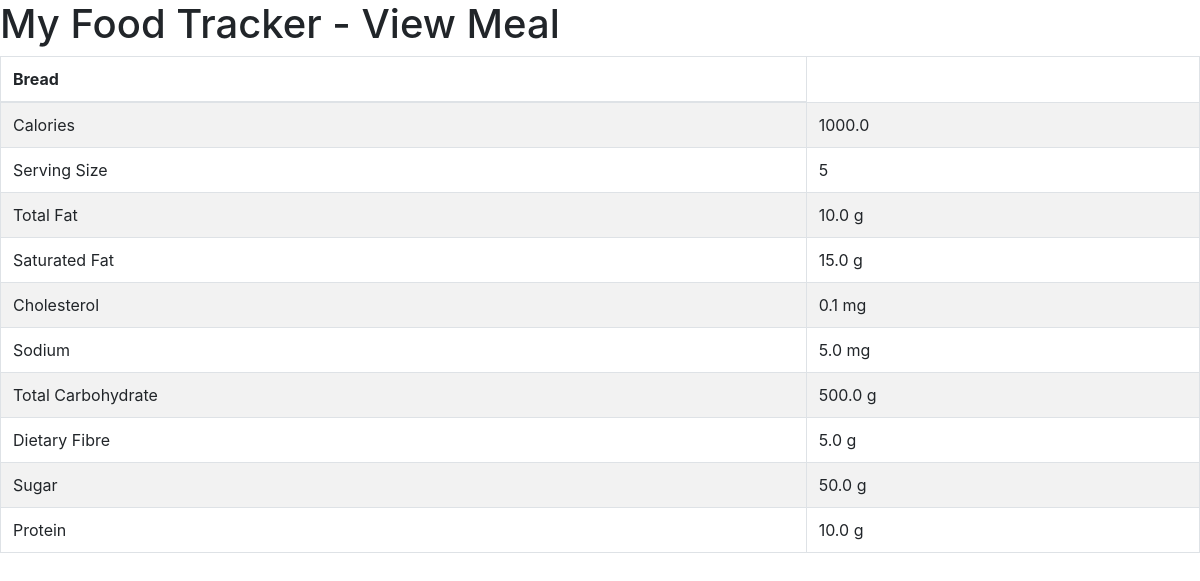
The page /view_meal/5 (signed in) on the database its author committed.
### food/models.py (models this page shows, shortened)
class Meal(models.Model):
    BREAKFAST = 1
    MORNING_SNACK = 2
    LUNCH = 3
    AFTERNOON_SNACK = 4
    DINNER = 5
    EVENING_SNACK = 6
    MEAL_TIME_TYPES = (
        (BREAKFAST, "Breakfast"),
        (MORNING_SNACK, "Morning Snack"),
        (LUNCH, "Lunch"),
        (AFTERNOON_SNACK, "Afternoon Snack"),
        (DINNER, "Dinner"),
        (EVENING_SNACK, "Evening Snack")
    )
    food = models.ForeignKey(Food, verbose_name="Food",on_delete = models.CASCADE)
    serving_size = models.IntegerField(verbose_name="Serving Size")
    meal_time = models.IntegerField(verbose_name="Meal Time", choices=MEAL_TIME_TYPES)
    def get_total_calories(self):
        return self.serving_size * self.food.calories
    def get_total_totalfat(self):
        return self.serving_size * self.food.total_fat
    def get_total_saturatedfat(self):
        return self.serving_size * self.food.saturated_fat
    def get_total_cholesterol(self):
        return self.serving_size * self.food.cholesterol
    def get_total_sodium(self):
        return self.serving_size * self.food.sodium
    def get_total_totalcarbohydrate(self):
        return self.serving_size * self.food.total_carbohydrate
    def get_total_dietaryfibre(self):
        return self.serving_size * self.food.dietary_fibre
    def get_total_sugar(self):
        return self.serving_size * self.food.sugar
    def get_total_protein(self):
        return self.serving_size * self.food.protein

class Food(models.Model):
    name = models.CharField(verbose_name="Food Name", max_length=200)
    calories = models.FloatField(verbose_name="Calories (kcal)")
    total_fat = models.FloatField(verbose_name="Total Fat (g)")
    saturated_fat = models.FloatField(verbose_name="Saturated Fat (g)")
    cholesterol = models.FloatField(verbose_name="Cholesterol (mg)")
    sodium = models.FloatField(verbose_name="Sodium (mg)")
    total_carbohydrate = models.FloatField(verbose_name="Total Carbohydrate (g)")
    dietary_fibre = models.FloatField(verbose_name="Dietary Fibre (g)")
    sugar = models.FloatField(verbose_name="Sugar (g)")
    protein = models.FloatField(verbose_name="Protein (g)")
    def __str__(self):
        return "%s" % self.name

### food/views.py (the view)
# urls.py: url(r'^view_meal/(?P<meal_id>\d+)$', view_meal, name='view-meal'),
def view_meal(request, meal_id):
    if request.user.is_authenticated:
        template = "view_meal.html"
        meals = Meal.objects.get(id=int(meal_id))
        context = {
            'meals': meals,
        }
        return render(request, template, context)
    else:
        return HttpResponseRedirect(reverse_lazy('auth_login'))

### templates/view_meal.html (shortened to what this page needs)
<html>
	<head>
		<link rel="stylesheet" href="https://stackpath.bootstrapcdn.com/bootstrap/4.1.0/css/bootstrap.min.css">
	</head>
	<body>
		<h1>My Food Tracker - View Meal</h1>
		<table class="table table-bordered table-striped">
			<thead>
				<tr>
					<th style="text-align:left;">{{ meals.food }}</th>
				</tr>
			</thead>
			<tbody>
				<tr>
					<td>Calories</td>
					<td>{{ meals.get_total_calories }}</td>
				</tr>
				<tr>
					<td>Serving Size</td>
					<td>{{ meals.serving_size }} </td>
				</tr>
				<tr>
					<td>Total Fat</td>
					<td>{{ meals.get_total_totalfat}} g</td>
				</tr>
				<tr>
					<td>Saturated Fat</td>
					<td>{{ meals.get_total_saturatedfat}} g</td>
				</tr>
				<tr>
					<td>Cholesterol</td>
					<td>{{ meals.get_total_cholesterol}} mg</td>
				</tr>
				<tr>
					<td>Sodium</td>
					<td>{{ meals.get_total_sodium}} mg</td>
				</tr>
				<tr>
					<td>Total Carbohydrate</td>
					<td>{{ meals.get_total_totalcarbohydrate}} g</td>
				</tr>
				<tr>
					<td>Dietary Fibre</td>
					<td>{{ meals.get_total_dietaryfibre}} g</td>
				</tr>
				<tr>
					<td>Sugar</td>
					<td>{{ meals.get_total_sugar}} g</td>
				</tr>
				<tr>
					<td>Protein</td>
					<td>{{ meals.get_total_protein}} g</td>
				</tr>
			</tbody>
		</table>
	</body>
</html>

### rows shown on the page
Meal: food "Bread", get_total_calories "1000.0", serving_size "5", get_total_totalfat "10.0", get_total_saturatedfat "15.0", get_total_cholesterol "0.1", get_total_sodium "5.0", get_total_totalcarbohydrate "500.0", get_total_dietaryfibre "5.0", get_total_sugar "50.0", get_total_protein "10.0"
